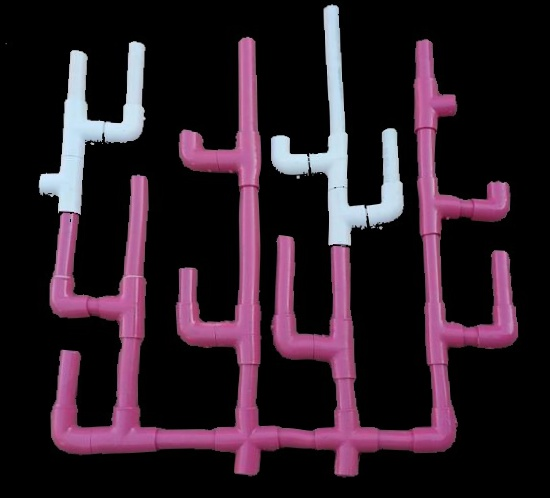
#> input picture 8.OpenCV Task/Fourth Task/diff1.jpg, 550 x 498 px, found by its file name
$ python Fourth_Task.py
#> lines starting #> are read from the running program, lines starting #| are printed output that depends on the picture; after the words box and inside, x2 and y2 are one past the last pixel; in counts of white or black regions, pixels touching at a corner belong together
import cv2 as cv
import numpy as np

img1 = cv.imread("/home/mo/Desktop/projects/python/anything/mindcloud/Fourth Task/diff1.jpg")
#> img1 is the input picture: shape (498, 550, 3); mean B, G, R 38.2, 28.1, 43.2
img2 = cv.imread("/home/mo/Desktop/projects/python/anything/mindcloud/Fourth Task/diff2.jpeg")
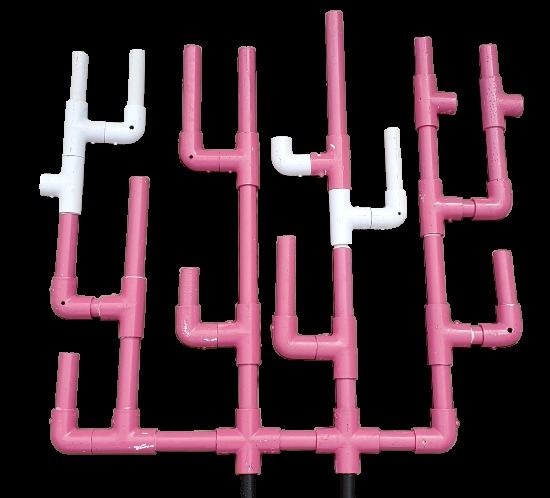
#> input picture 8.OpenCV Task/Fourth Task/diff2.jpeg, 550 x 498 px, found by its file name
#> img2 is the input picture: shape (498, 550, 3); mean B, G, R 44.9, 37.1, 58.6


gray1 = cv.cvtColor(img1,cv.COLOR_BGR2GRAY)
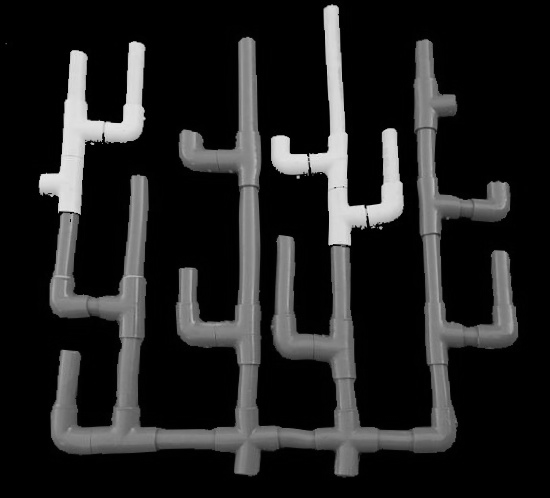
#> gray1: shape (498, 550); min 0, max 235, mean 33.8
gray2 = cv.cvtColor(img2,cv.COLOR_BGR2GRAY)
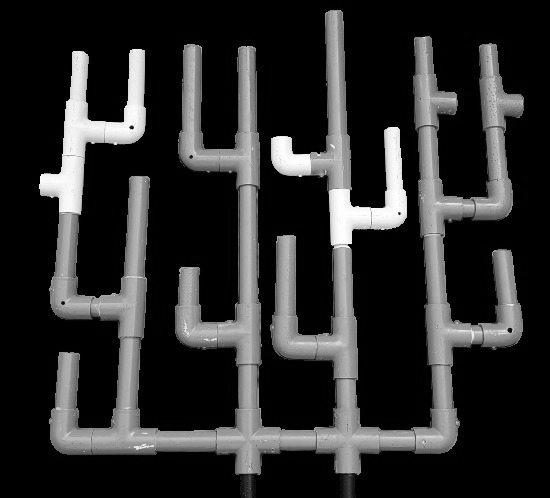
#> gray2: shape (498, 550); min 0, max 255, mean 44.4


diff = cv.absdiff(gray1,gray2)

_ ,threshold = cv.threshold(diff,30,255,cv.THRESH_BINARY)
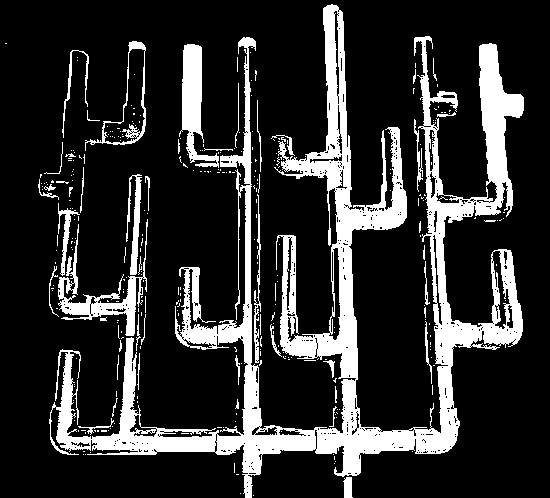
#> threshold: shape (498, 550); 18.7% white; 318 white regions (269 under 20 px)

contours, hierarchy = cv.findContours(threshold, cv.RETR_EXTERNAL, cv.CHAIN_APPROX_SIMPLE)
#> contours = 286 contours, 266 with area under 20; largest, box (x1, y1, x2, y2) and area: (49, 4, 524, 498) 41172, (85, 41, 146, 151) 2276, (179, 44, 219, 168) 1900, (58, 219, 148, 336) 1808, (126, 174, 142, 275) 528

for contour in contours:
    if cv.contourArea(contour) > 50:
        x, y, w, h = cv.boundingRect(contour)
        cv.rectangle(img1, (x, y), (x + w, y + h), (0, 255, 0), 2)
        cv.rectangle(img2, (x, y), (x + w, y + h), (0, 255, 0), 2)
#> this loop made 286 passes
#> (x, y, w, h) on passes 3, 86, 151, 163, 172, 195, 259, 282, 283, 285, 286: (343, 477, 10, 21), (425, 321, 7, 63), (58, 219, 90, 117), (58, 203, 22, 73), (254, 194, 7, 169), (126, 174, 16, 101), (414, 119, 9, 73), (62, 50, 27, 88), (179, 44, 40, 124), (85, 41, 61, 110), (49, 4, 475, 494)
#> contour on passes 1, 2, 4, 5, 6, 7: [[253, 495]], [[240, 493]], [[236, 474], [238, 474]], [[334, 463]], [[234, 463], [234, 472]], [[335, 461]]
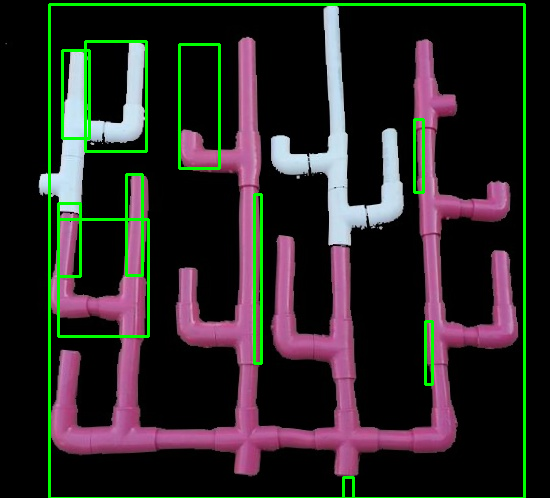
#> img1: shape (498, 550, 3); 4.35% of pixels changed, all inside (x1, y1, x2, y2) = (48, 3, 526, 498)
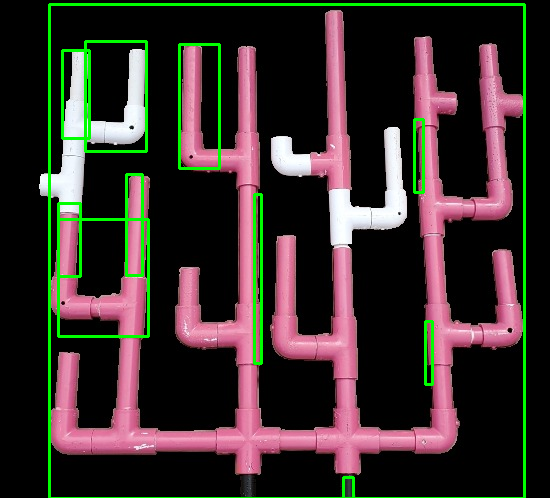
#> img2: shape (498, 550, 3); 4.35% of pixels changed, all inside (x1, y1, x2, y2) = (48, 3, 526, 498)

diff = np.hstack((img1, img2))
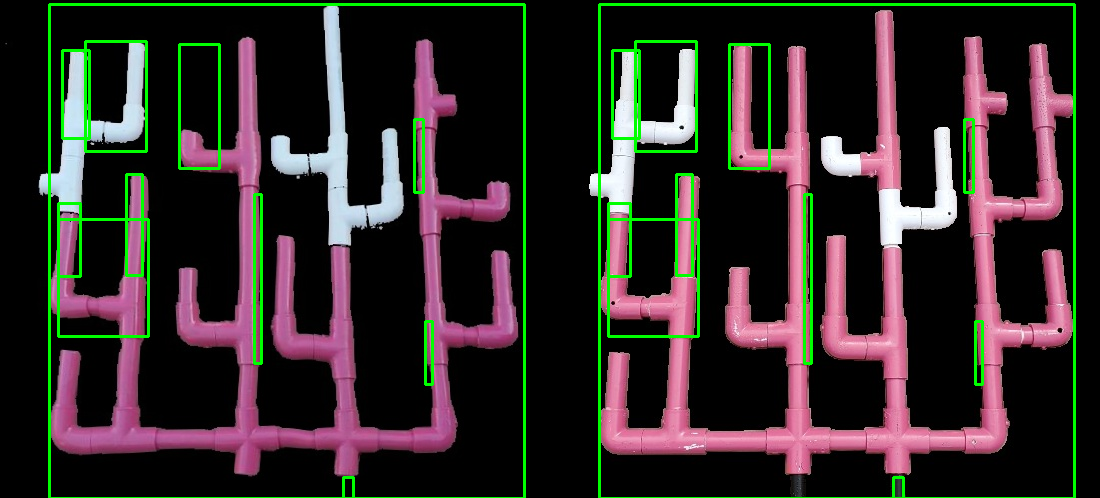
#> diff: shape (498, 1100, 3); mean B, G, R 39.9, 42.4, 48.9

cv.imshow('diff', diff)
cv.waitKey(0)
cv.destroyAllWindows()
